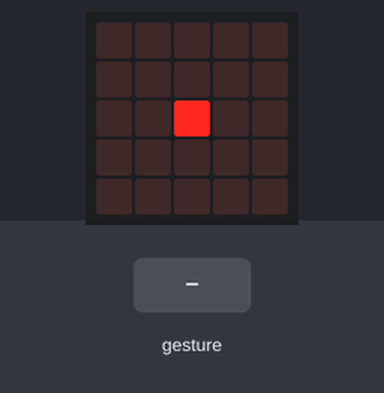
Recording of a program running on a simulated BBC micro:bit (MakeCode). On the bench: the board's 5×5 LED display. The test bench sets the inputs (shaded band). A tilt is held for 1.5 s and a shake lasts 1 s, then the board lies face up again.

Above: at 1.6 s.
1.7 s: gesture 'logo up'
At 2.2 s:
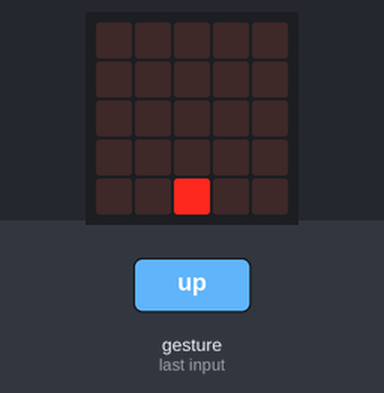
3.4 s: gesture 'logo down'
At 5.0 s:
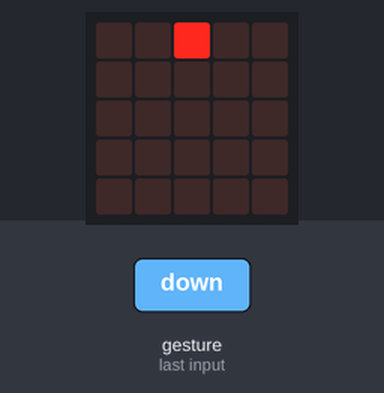
5.3 s: gesture 'tilt left'
At 5.8 s:
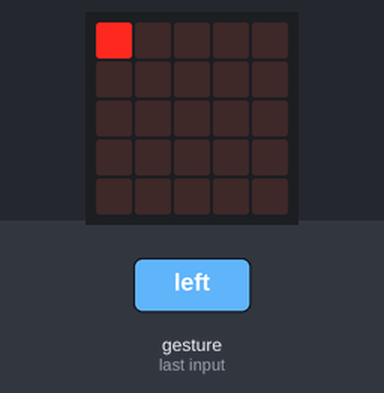
6.9 s: gesture 'tilt right'
At 8.4 s:
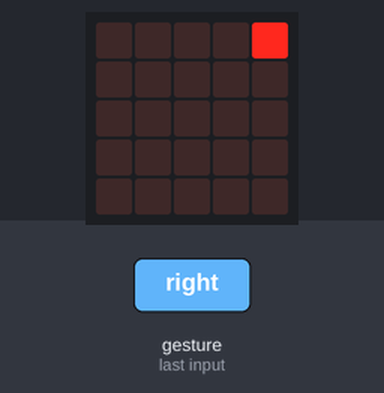
8.7 s: gesture 'logo up'
At 9.8 s:
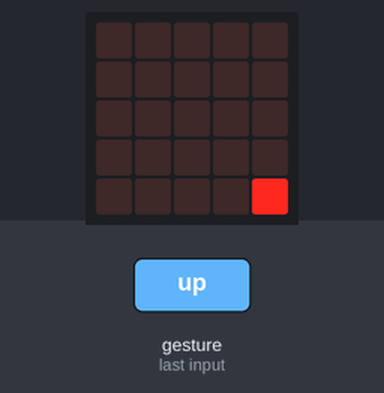
10.6 s: gesture 'tilt left'
At 11.6 s:
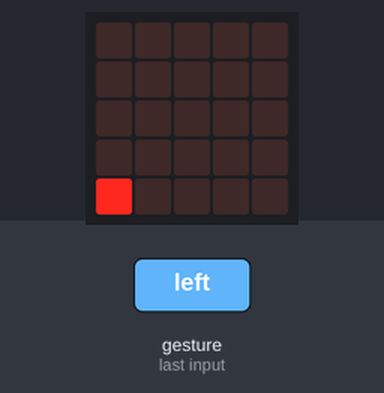
Timing chart, 0 to 13.2 s (numbered marks = the images above; inputs shaded):
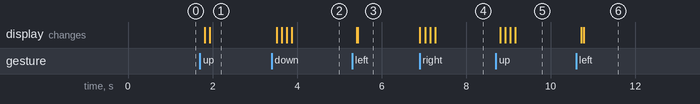

The program:

main.ts
```typescript
let X = 2
let Y = 2
basic.showLeds(`
    . . . . .
    . . . . .
    . . # . .
    . . . . .
    . . . . .
    `)
basic.forever(function () {
    if (input.isGesture(Gesture.LogoUp)) {
        if (Y < 4) {
            led.unplot(X, Y)
            Y += 1
            led.plot(X, Y)
            basic.pause(100)
        }
    }
    if (input.isGesture(Gesture.LogoDown)) {
        if (Y > 0) {
            led.unplot(X, Y)
            Y += -1
            led.plot(X, Y)
            basic.pause(100)
        }
    }
    if (input.isGesture(Gesture.TiltLeft)) {
        if (X > 0) {
            led.unplot(X, Y)
            X += -1
            led.plot(X, Y)
        }
    }
    if (input.isGesture(Gesture.TiltRight)) {
        if (X < 4) {
            led.unplot(X, Y)
            X += 1
            led.plot(X, Y)
            basic.pause(100)
        }
    }
})
```

test.ts
```typescript
// aquí va el archivo "tests"; esto no se compilará cuando este paquete se utilice como una extensión.
```

Measured:
- after the input at 1.7 s, the display: first changes after 0.12 s (image 1 shows a later state)
- after the input at 3.4 s, the display: first changes after 0.12 s (image 2 shows a later state)
- after the input at 5.3 s, the display: first changes after 0.11 s (image 3 shows a later state)
- after the input at 6.9 s, the display: first changes at once (image 4 shows a later state)
- after the input at 8.7 s, the display: first changes after 0.10 s (image 5 shows a later state)
- after the input at 10.6 s, the display: first changes after 0.12 s (image 6 shows a later state)
